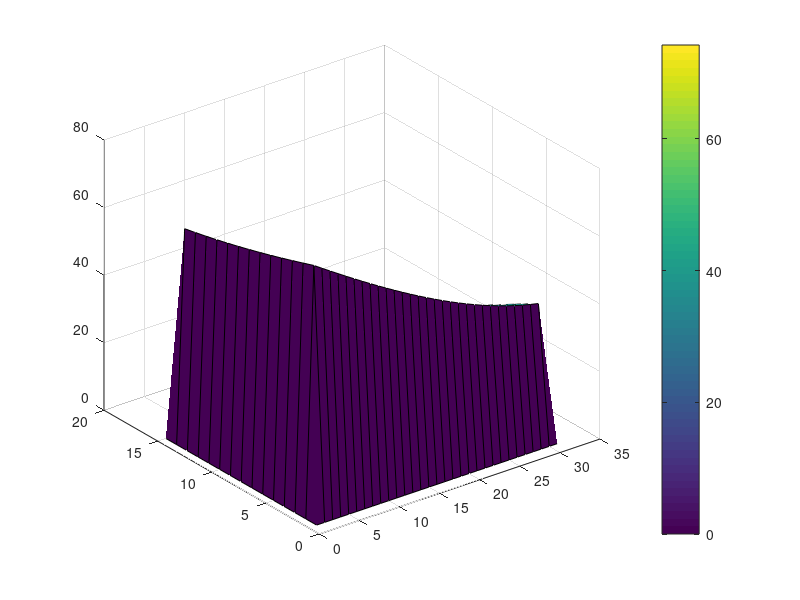

Write MATLAB code to recreate this figure. (Note: this script raises an error after producing the figure.)
clc
clear all
close all

% Calculates E(x,y,k,theta) from energy balance equation.

% The equation to solve is:
% E(x,y,k,th)_{n+1} = E(x,y,k,th)_n + delt * (-Cg cos(th)dE/dx -Cg sin(th)dE/dy + Sin + Snl - Sds).
% Dimensions of x, y, k, th are m, n, ,o, p.

%%%%%%%%%%%%%%%%%%%%%%%%%%%%%%%%%%%%%%%%%%%%%%%%%%%%%%%%%%%%%%%%%%%%%%%%%%%%%%%%%%%%%%%%%%%%%%%%%%%%%%%%%%%%%%%%%%%%%%%%%%%%%%%%%%%%%
%%%%%%%%%%%%%%%%%%%%%%%%%%%%%%%%%%%%%%%%%%%%%%%%%%%%%%%%%%%%%%%%%%%%%%%%%%%%%%%%%%%%%%%%%%%%%%%%%%%%%%%%%%%%%%%%%%%%%%%%%%%%%%%%%%%%%
tic
% prepare log file for commands
dfile=[datestr(now,'mmddyyyy_HHMMSS'),'_FetchLaws.txt'];
diary(dfile);
diary on;

% create output directory for results
parentFolder = fileparts(pwd);
TitanResults = sprintf('%s\\Titan%s', pwd);
if ~exist(TitanResults, 'dir')
  mkdir(TitanResults);
end


%% MODEL SET UP %%

%% global constants %%
kappa = 0.4; % Von-Karman constant

%% grid %%
m = 31; % number of gridpoints in x-direction
n = 15; % number of gridpoints in y-direction
p = 288; % number of angular (th) bins. Note: p must be factorable by 8 for octants.
o = 25; % numner pf frequency bins

%% delt:
mindelt = 0.0001; % Minimum delt to minimize oscillations of delt to very small values
maxdelt = 2000.0; % Limit of delt to prevent large values as wind ramps up at startup

%% frequency limits:
f1 = 0.05;
f2=35;

%% frequency bins
oa = 7; % top bin advected
ol = 1:oa; % bin numbers for long frequencies
os = oa+1:o; % bin numbers for short frequencies.
op = [p/2+1:p 1:p/2]; % opposite direction from p 
orm = p:-1:1; % reflected directions (100% reflection at y-boundaries)

% wind profile:
zref = 20; % reference height for wind speed [m]
z = 10; % height of measured wind speed [m]
wfac = 0.035; % winddrift fraction of Uz 

%% LAKE OF INTEREST %%
% Titan, Punga Mare
long = 29; % longitude
lati = 8; % latitude
nu = 0.0031/1e4; % kinematic viscotity [m2/s] for pure methane
sfcT = 0.018; % surface tension of lake [N/m]
rhow = 465; % density of liquid [kg/m3]

%% TITAN CONSTANTS %%
sfcpress = 1.5*[101300]; % surface pressure [Pa].
sfctemp = 92; % surface temperature [K]
kgmolwt = 0.028; % gm molecular weight [Kgm/mol]
RRR = 8.314; % Universal gas constant [J/K/mol]
rhoa = sfcpress*kgmolwt/(RRR*sfctemp); % air density [kg/m3]
g = 1.35; % gravity [m/s2]
nua = 0.0126/1e4; % atmospheric gas viscosity [m2/s]
rhorat = rhoa/rhow; % air/water density ratio

%% WIND CLIMATE %%
gust = 0; % Gust factor applied to wind at each time step
UUvec = [0.4:1:6]; % wind velocities of interest [m/s]
wind_direction = 0; % direction of incoming wind
Cd=1.2*ones(n,n); % coefficient of friction is uniform over entire grid at 1.2

%% wavenumber:
kutoff = 1000; % wavenumber cut-off due to Kelvin-Helmholtz
kcg = sqrt(g*rhow/sfcT); % wavenumber of slowest waves aka capillary-gravity wave minimum
kcgn = 1.0*kcg; % n power min is not shifted wrt kcg
kcga = 1.15*kcg; % a min is shifted above kcg

%% wave angle
waveang = ([0:p-1]-p/2+0.5)*(360/p)*(pi/180);
waveang = repmat(waveang,[o 1 m n]);
waveang=shiftdim(waveang,2);

% theta
th = ([0:p-1]-p/2+0.5)*(360/p)*(pi/180);
tth = ([0:p-1])*(360/p)*(pi/180); % angular difference between short waves and longer waves.

%% indices for refraction rotation.
cw = [p 1:p-1];
ccw = [2:p 1];

%% upwave indices for advective term.
xp = [1 1:m-1];
yp = [1 1:n-1];
xm = [2:m m];
ym = [2:n n];

%% not sure?
cp = find(cos(th) > 0);
cm = find(cos(th) < 0);
sp = find(sin(th) > 0);
sm = find(sin(th) < 0);

% reshape not sure
cth = repmat(cos(th),[o 1 m n]);
cth=shiftdim(cth,2);
sth = repmat(sin(th),[o 1 m n]);
sth=shiftdim(sth,2);
cth2 = repmat(cos(tth).^2,[o 1 m n]);
cth2=shiftdim(cth2,2);

%% facs (fraction?)
mss_fac = 240; % MSS adjustment to Sdiss. 2000 produces very satisfactory overshoot, 400 does not
Sds_fac = 1.0;% This is fac with variable power nnn in Sds.
Sdt_fac = 0.001;
Sbf_fac = 0.002;% Select for bottom roughness. 0.004 is for smooth sandy bottom as in GOM.

%% Geographic deltas
Delx = 1000.0; % Titan [m]
Dely = 1000.0; % Titan [m]
dely = Dely*ones(m,n,o,p);
delx = Delx*ones(m,n,o,p);
mindelx = min(squeeze(delx(1,:,1,1)));

%% Time to run model
numdays = 1;
Time = 10000; % full time to run
Tsteps =2; % number of times run?
slostart = 1; % what is this?

% for saving data
file = 1; % for filename 

% something
explim = 0.1;

%%%%%%%%%%%%%%%%%%%%%%%%%%%%%%%%%%%%%%%%%%%%%%%%%%%%%%%%%%%%%%%%%%%%%%%%%%%%%%%%%%%%%%%%%%%%%%%%%%%%%%%%%%%%%%%%%%%%%%%%%%%%%%%%%%%%%
%%%%%%%%%%%%%%%%%%%%%%%%%%%%%%%%%%%%%%%%%%%%%%%%%%%%%%%%%%%%%%%%%%%%%%%%%%%%%%%%%%%%%%%%%%%%%%%%%%%%%%%%%%%%%%%%%%%%%%%%%%%%%%%%%%%%%
%% LAKE GEOMETRY

% LAKE EXAMPLE 1: Constant Depth
%D = 100*ones(m,n); % constant liquid depth [m]

% LAKE EXAMPLE 2: Conical Island (how is this a cone?)

ccm=36; % x-location of island
ccn=26; % y-location of island

D=zeros(m,n); % initialize depth array

for j1=1:m
    for j2=1:n
        D(j1,j2) = 2*abs((j1-ccm) + 1i*(j2-ccn)) - 9;
    end
end


D(D<=0) = 0; % all negative depths should be set to zero

% lateral boundaries are absorptive
D(:,1)=0;
D(1,:)= 0;
D(:,end)=0;
D(end,:)=0;

%% ocean currents
Uer=0*D + 0.0; % Eastward current [m/s]
Uei=0*D + 0.0; % Northward current [m/s]

%% PLOT OF BATHYMETRY
[xplot,yplot] = meshgrid(1:m,1:n);
figure;
surf(xplot',yplot',D,'EdgeColor','k')
myc = colorbar;
myc.Label.String = 'Liquid Depth [m]';
title('Lake Model Bathymetry')


%%%%%%%%%%%%%%%%%%%%%%%%%%%%%%%%%%%%%%%%%%%%%%%%%%%%%%%%%%%%%%%%%%%%%%%%%%%%%%%%%%%%%%%%%%%%%%%%%%%%%%%%%%%%%%%%%%%%%%%%%%%%%%%%%%%%%
%%%%%%%%%%%%%%%%%%%%%%%%%%%%%%%%%%%%%%%%%%%%%%%%%%%%%%%%%%%%%%%%%%%%%%%%%%%%%%%%%%%%%%%%%%%%%%%%%%%%%%%%%%%%%%%%%%%%%%%%%%%%%%%%%%%%%

%% Snl %%

% dominant frequency (I think)
dlnf=(log(f2)-log(f1))/(o-1);
f = exp(log(f1)+[0:o-1]*dlnf);
dom = 2*pi*dlnf.*f;

% diffusion in two frequencies (bf1, bf2) and in two directions (bt1, bt2)
%   bf1 + bf2 = 1
%   bt1 + bt2 = 1
bf1 = exp(-15.73*dlnf*dlnf);
bf2 = exp(-15.73*4*dlnf*dlnf); 
bf1a = bf1/(bf1 + bf2);
bf2 = bf2/(bf1 + bf2);
bf1 = bf1a;

% Compute Snl_fac (downshifting is not a function of A)
A = exp(dlnf);
B = A.*A;
fac = bf1.*(1-1/B) + bf2.*(1-1./B.^2);
Snl_fac = ((1.0942/A)^1.9757)/fac;

fprintf('Snl_fac: %.3f\n',Snl_fac);


%%%%%%%%%%%%%%%%%%%%%%%%%%%%%%%%%%%%%%%%%%%%%%%%%%%%%%%%%%%%%%%%%%%%%%%%%%%%%%%%%%%%%%%%%%%%%%%%%%%%%%%%%%%%%%%%%%%%%%%%%%%%%%%%%%%%%
%%%%%%%%%%%%%%%%%%%%%%%%%%%%%%%%%%%%%%%%%%%%%%%%%%%%%%%%%%%%%%%%%%%%%%%%%%%%%%%%%%%%%%%%%%%%%%%%%%%%%%%%%%%%%%%%%%%%%%%%%%%%%%%%%%%%%

%% Sdiss %%

% initialize for computing wavenumbers at each depth in the x,y grid

wn(:,:,:) = ones(m,n,o);
nnn(:,:,:) = ones(m,n,o);
ann(:,:,:) = ones(m,n,o);

addpath 'C:\Users\schne\OneDrive\Desktop\Main\Work\MIT\Github_Repos\umwm_titan' % need to add wavegkt() function call

for jm = 1:m
    for jn = 1:n
        if D(jm,jn) > 0
            wn(jm,jn,:) = WAVEKgT(f,D(jm,jn),g,sfcT,rhow,1e-4); % wave number 
            nnn(jm,jn,:) = 1.2 + 1.3*(abs(2 - (1+3*(wn(jm,jn,:)./kcgn).^2)./(1+(wn(jm,jn,:)./kcgn).^2)).^2.0); % Power of Sds
            ann(jm,jn,:) = 0.04 + 41.96*(abs(2 - (1+3*(wn(jm,jn,:)./kcga).^2)./(1+(wn(jm,jn,:)./kcga).^2)).^4.0); % Power of Sds
        end
    end
end

% reshape the matrix
wn = repmat(wn,[1 1 1 p]);
nnn = repmat(nnn,[1 1 1 p]);
ann = repmat(ann,[1 1 1 p]);
nnn = (2.53/2.5).*nnn;
nnninv = 1./nnn;
D=repmat(D,[1 1 o p]);
f=repmat(f',[1 p m n]);
f=shiftdim(f,2);
dom=repmat(dom',[1 p m n]);
dom=shiftdim(dom,2);


% wave phase velocity
c=(2*pi*f)./wn;
c(D<=0) = 0; % set phase velocity for negative depth to zero

% wave celerity
Cg=zeros(size(c)); % initialize
Cg(D>0) = c(D>0)./2.*(1 + 2*wn(D>0).*D(D>0)./sinh(2*wn(D>0).*D(D>0)) + 2*sfcT.*wn(D>0)./rhow./(g./wn(D>0) + sfcT.*wn(D>0)./rhow)); % Group velocity for all waves [m/s]
Cg(D<=0) = 0;
cgmax = max(max(max(max(Cg))));

% wave frequency?
dwn = ones(m,n,o,p); 
dwn(D>0)=dom(D>0)./abs(Cg(D>0));

% half wavelength
l2=abs(c)./f/2; %wavelength/2;
lz=abs(c)./f/2/pi; % wavelength/2/pi: kz = 1 for drift current action;

% Set half wavelength terms > zref equal to zref 
l2(l2 > zref) = zref;
lz(lz > zref) = zref;

%%%%%%%%%%%%%%%%%%%%%%%%%%%%%%%%%%%%%%%%%%%%%%%%%%%%%%%%%%%%%%%%%%%%%%%%%%%%%%%%%%%%%%%%%%%%%%%%%%%%%%%%%%%%%%%%%%%%%%%%%%%%%%%%%%%%%
%%%%%%%%%%%%%%%%%%%%%%%%%%%%%%%%%%%%%%%%%%%%%%%%%%%%%%%%%%%%%%%%%%%%%%%%%%%%%%%%%%%%%%%%%%%%%%%%%%%%%%%%%%%%%%%%%%%%%%%%%%%%%%%%%%%%%

E = zeros(m,n,o,p); % initializing the energy term in x,y,k,theta with zeros
% Set delt by Courant condition (to enforce stability during time evolution in the finite differencing scheme)
Ccg = Cg + Uer.*cth + Uei.*sth;
delt = 0.7 * mindelx / cgmax; % advection is limited by the Courant condition for stability


% save data to mat file
eval(['save Titan/Titan_',int2str(file),'_ref m n o p f f wn dwn D Uei Uer Cg c delx dely waveang'])
file = file - 1;


%%%%%%%%%%%%%%%%%%%%%%%%%%%%%%%%%%%%%%%%%%%%%%%%%%%%%%%%%%%%%%%%%%%%%%%%%%%%%%%%%%%%%%%%%%%%%%%%%%%%%%%%%%%%%%%%%%%%%%%%%%%%%%%%%%%%%
%%%%%%%%%%%%%%%%%%%%%%%%%%%%%%%%%%%%%%%%%%%%%%%%%%%%%%%%%%%%%%%%%%%%%%%%%%%%%%%%%%%%%%%%%%%%%%%%%%%%%%%%%%%%%%%%%%%%%%%%%%%%%%%%%%%%%

idx = 1; % for frame for gif

for iii = 1:numel(UUvec) % iterate through all wind velocities of interest

    
    file = file + 1; % used for saving data to a specific filename and number
    modt = 0; % something for the time iteration

    U = UUvec(iii).*ones(m,n); % initialize wind vector to have same velocity everywhere on the grid
    Cd = 1.2*ones(m,n); % initialize Cd

    U_z = U + 0.005; % need this small addition to avoid division by zero

    windir =  repmat(wind_direction*ones(m,n),[1 1 o p]); % direction vector map of incoming wind (here it is set to be all uniform direction)

    Cd(U>11) = 0.49 +.065.*U(U>11); % for some reason
    Cd=Cd./1000; % for some reason

%%%%%%%%%%%%%%%%%%%%%%%%%%%%%%%%%%%%%%%%%%%%%%%%%%%%%%%%%%%%%%%%%%%%%%%%%%%%%%%%%%%%%%%%%%%%%%%%%%%%%%%%%%%%%%%%%%%%%%%%%%%%%%%%%%%%%

    for t = 1:Tsteps

        sumt = 0; % used for iterating 
        tplot = -1; % counter for plotting a figure every tenth loop
        Newdelt = []; % initialize something

%%%%%%%%%%%%%%%%%%%%%%%%%%%%%%%%%%%%%%%%%%%%%%%%%%%%%%%%%%%%%%%%%%%%%%%%%%%%%%%%%%%%%%%%%%%%%%%%%%%%%%%%%%%%%%%%%%%%%%%%%%%%%%%%%%%%%

        while((Time - sumt) > 0)

            tplot = tplot + 1;

            % wind velocity profile above an interface
            if gust ~= 0 
                U = U.*(1 + gust*randn(size(U))); % adds a random gust to the wind vector field
            end
            Ul = real(U_z.*sqrt(Cd)); % wind friction velocity 
            Ustar = Ul; % save copy to use elsehwere
            U_10 = 2.5*Ustar.*log(10/z) + U_z; % wind velocity profile according to the Law of the Wall
            ustarw = Ustar .* sqrt(rhorat); % something related to shear stress
            Ud = - repmat(ustarw,[1 1 o p])./kappa.*log(lz/z);

            % reshape matrix
            Ul = repmat(Ul,[1 1 o p]);
            U = repmat(U_z,[1 1 o p]);
            Ul = 2.5*Ul.*log(l2/z) + U ;    

            %calculate wind input as a fraction of stress.
            %   Ul = (Ucos(th)-c-drift*cos(phi)).^
            Uer = zeros(size(D)); % need to update this if we want to add it in (why is D include time in dimensions?)
            Uei = zeros(size(D)); % need to update this if we want to add it in
            Ul(D>0)=abs(Ul(D>0).*cos(windir(D>0)-waveang(D>0))-c(D>0)-Ud(D>0).*cos(windir(D>0)-waveang(D>0))-Uer(D>0).*cth(D>0)-Uei(D>0).*sth(D>0))...
                .*(Ul(D>0).*cos(windir(D>0)-waveang(D>0))-c(D>0)-Ud(D>0).*cos(windir(D>0)-waveang(D>0))-Uer(D>0).*cth(D>0)-Uei(D>0).*sth(D>0));

            % adjust input to lower value when waves overrun the wind (as wave speed approaches wind speed the energy extraction becomes less efficient)
            Ula = Ul; % saving a copy
            Ul = 0.11*Ul; % for some reason
            Ul(Ul<0) = Ula(Ul<0)*0.03;% where is this fraction from? UGS
            Ul(cos(windir-waveang)<0) = Ula(cos(windir-waveang)<0)*0.015;% Waves against wind.

 %%%%%%%%%%%%%%%%%%%%%%%%%%%%%%%%%%%%%%%%%%%%%%%%%%%%%%%%%%%%%%%%%%%%%%%%%%%%%%%%%%%%%%%%%%%%%%%%%%%%%%%%%%%%%%%%%%%%%%%%%%%%%%%%%%%%%
            %% Sin -- INPUT TERM

            % input to energy spectrum
            Sin = zeros(size(Ul)); % initialize input
            Sin(D>0) = rhorat*(Ul(D>0).*2*pi.*f(D>0).*wn(D>0)./(g+sfcT.*wn(D>0).*wn(D>0)./rhow));
            % limit energy going into spectrum once waves outrun the wind by using a heavyside function
            Heavyside = ones(size(E)); % ones everywhere until waves outrun the wind
            Heavyside(Sin < 0 & E < 1e-320) = 0;  % zeroed out           
            Sin = Heavyside.*Sin;
            % set Sin = 0 at the land boundaries 
            Sin(D<=0) = 0;
 %%%%%%%%%%%%%%%%%%%%%%%%%%%%%%%%%%%%%%%%%%%%%%%%%%%%%%%%%%%%%%%%%%%%%%%%%%%%%%%%%%%%%%%%%%%%%%%%%%%%%%%%%%%%%%%%%%%%%%%%%%%%%%%%%%%%%
            %% Sds -- DISSIPATION TERM
            %   (1) turbulent dissipation: Sdt = 4 nu_t k^2
            %   (2) bottom friction: Sbf
            for tj = 1:p
                short(:,:,:,tj) = sum(E.*cth2(:,:,:,rem([1:p]-tj+p,p)+1),4)*(360/p)*(pi/180); % something
            end
            short = (cumsum((wn.^3.*short.*dwn),3)-wn.^3.*short.*dwn); % integrated up

            % Calculate turbulent dissipation
            Sdt(:,:,:,:) = repmat(Ustar,[1 1 o p]);
            Sdt = Sdt_fac*sqrt(rhorat).*Sdt.*wn;
            % Calculate bottom friction
            Sbf = zeros(m,n,o,p); % initialize
            Sbf(D>0) = Sbf_fac*wn(D>0)./sinh(2*wn(D>0).*D(D>0));

            % Calculate full dissipation term
            Sds = zeros(size(Sin)); % initialize
            Sds(D>0) = abs(ann(D>0)*2*pi.*f(D>0).*(1+mss_fac*short(D>0)).^2.*(wn(D>0).^4.*E(D>0)).^(nnn(D>0)));
            % set Sds = 0 at land boundaries
            Sds(D<=0) = 0; % LINE 469
 %%%%%%%%%%%%%%%%%%%%%%%%%%%%%%%%%%%%%%%%%%%%%%%%%%%%%%%%%%%%%%%%%%%%%%%%%%%%%%%%%%%%%%%%%%%%%%%%%%%%%%%%%%%%%%%%%%%%%%%%%%%%%%%%%%%%%
            %% Snl -- NON-LINEAR TERM

            Snl = zeros(m,n,o,p); % initialize
            % Spread Snl to 2 next longer wavenumbers exponentially decaying as distance from donating wavenumber
            Snl(:,:,1:end-1,:) = bf1*Snl_fac*(Sds(:,:,2:end,:).*E(:,:,2:end,:).*wn(:,:,2:end,:).*dwn(:,:,2:end,:));
            Snl(:,:,1:end-2,:) = Snl(:,:,1:end-2,:) + bf2*Snl_fac*(Sds(:,:,3:end,:).*E(:,:,3:end,:).*wn(:,:,3:end,:).*dwn(:,:,3:end,:));
            % Renormalize to receiving wavenumber and bandwidth
            Snl(:,:,:,:) = Snl(:,:,:,:)./(wn(:,:,:,:).*dwn(:,:,:,:));
            Snl(:,:,:,:) = Snl(:,:,:,:) - Snl_fac*(Sds(:,:,:,:).*E(:,:,:,:));
            % set Snl = 0 at land
            Snl(D <= 0) = 0;
            
            % Sds_wc -- WHITE-CAPPING DISSIPATION

            Sds_wc = Sds; % make copy of dissipation term
            % Add viscous, turbulent and plunging dissipation after calculation of Snl
            Sds(D>0) = coth(0.2*wn(D>0).*D(D>0)).*Sds(D>0) + Sdt(D>0) + Sbf(D>0) + 4*nu*wn(D>0).^2;
 %%%%%%%%%%%%%%%%%%%%%%%%%%%%%%%%%%%%%%%%%%%%%%%%%%%%%%%%%%%%%%%%%%%%%%%%%%%%%%%%%%%%%%%%%%%%%%%%%%%%%%%%%%%%%%%%%%%%%%%%%%%%%%%%%%%%%
            %% TIME EVOLUTION FOR NEXT MODEL STE{ 

            aa = Sin(:,:,ol,:) - Sds(:,:,ol,:); % input - dissipation
            aa = aa(D(:,:,ol,:)>0); % ignore values on land
            aa = max(abs(aa(:))); % maximum difference between input and dissipation
            aaa = explim; % explim = 0.1 

            % if the dissipation term is zero then do something to aa term whatever that is
            if isnan(aa) == 1
                aa = aaa/maxdelt;
            end

            % new time evolution step (I think)
            newdelt = max([aaa/aa mindelt]);
            % newdelt = delt to give max of 50% growth or decay
            newdelt=min([newdelt maxdelt (Time-sumt) delt]);

            fprintf('newdelt: %.3f\n',newdelt);

            sumt = sumt + newdelt; % total time
            modt = modt + newdelt; % model time 
 %%%%%%%%%%%%%%%%%%%%%%%%%%%%%%%%%%%%%%%%%%%%%%%%%%%%%%%%%%%%%%%%%%%%%%%%%%%%%%%%%%%%%%%%%%%%%%%%%%%%%%%%%%%%%%%%%%%%%%%%%%%%%%%%%%%%%
            %% ENERGY SPECTRUM (PART ONE) -- Sin - 4*nu*k^2 - Sbg

            E1 = zeros(size(E)); % initialize 
            E2(:,:,:,:) = zeros(m,n,o,p); % intialize 
            cath = ones(size(Sds)); % intialize

            fac_exp=(Sin(:,:,ol,:) - Sds(:,:,ol,:)); % exponential term for long waves
            E1(:,:,ol,:) = E(:,:,ol,:).*exp(newdelt*fac_exp); % Long waves.
            E1(:,:,ol,:) = E1(:,:,ol,:) + newdelt*Snl(:,:,ol,:); % add nonlinear term
              
            cath(D>0)=coth(0.2*wn(D>0).*D(D>0));

            fij = find((Sin(:,:,:,:) - 4*nu*wn(:,:,:,:).^2 - Sdt(:,:,:,:) - Sbf(:,:,:,:)) > 0); % index where Sin - 4*nu*k^2 - Sbg is greater than zero
            E2(fij) = wn(fij).^(-4).*((Sin(fij)-4*nu*wn(fij).^2 - Sdt(fij) - Sbf(fij))./(cath(fij).*ann(fij)*2*pi.*f(fij).*(1+mss_fac*short(fij)).^2)).^(nnninv(fij)); 
            
            % set land boundaries to zero
            E2(D<=0) = 0;
            E1(D<=0) = 0;
            % set negative energy to zero
            E2(E2<0) = 0;
            E1(E1<0) = 0;

            E1(:,:,os,:) = E2(:,:,os,:);

            % energy term is complex but amplitude is real
            E1=real(E1);
            E1(E1 < 0)=0;
            % set land boundaries to zero
            E1(D <= 0)=0;
            E(D <= 0)=0;
            % E=(E+E1)/2
            E(:,:,os,:) = E1(:,:,os,:);
            E(:,:,ol,:) = (E(:,:,ol,:)+E1(:,:,ol,:))/2;
%%%%%%%%%%%%%%%%%%%%%%%%%%%%%%%%%%%%%%%%%%%%%%%%%%%%%%%%%%%%%%%%%%%%%%%%%%%%%%%%%%%%%%%%%%%%%%%%%%%%%%%%%%%%%%%%%%%%%%%%%%%%%%%%%%%%%     
            %% ENERGY SPECTRUM (PART TWO) -- Advection term

            advect=zeros(m,n,o,p); % initialize advection
        
            Ccg = Cg + Uer.*cth + Uei.*sth; % group velocity

            % Upwave advection with account taken of varying delx and dely
            advect(:,:,ol,cp)=advect(:,:,ol,cp)+(Ccg(:,:,ol,cp).*cth(:,:,ol,cp).*E(:,:,ol,cp).*dely(:,:,ol,cp)...
                - Ccg(xp,:,ol,cp).*cth(xp,:,ol,cp).*E(xp,:,ol,cp).*dely(xp,:,ol,cp))...
                ./((dely(xp,:,ol,cp) + dely(:,:,ol,cp)).*(delx(xp,:,ol,cp) + delx(:,:,ol,cp)))*4;

            advect(:,:,ol,cm)=advect(:,:,ol,cm)+(Ccg(xm,:,ol,cm).*cth(xm,:,ol,cm).*E(xm,:,ol,cm).*dely(xm,:,ol,cm)...
                - Ccg(:,:,ol,cm).*cth(:,:,ol,cm).*E(:,:,ol,cm).*dely(:,:,ol,cm))...
                ./((dely(:,:,ol,cm) + dely(xm,:,ol,cm)).*(delx(:,:,ol,cm) + delx(xm,:,ol,cm)))*4;
            
            advect(:,:,ol,sp)=advect(:,:,ol,sp)+(Ccg(:,:,ol,sp).*sth(:,:,ol,sp).*E(:,:,ol,sp).*delx(:,:,ol,sp)...
                - Ccg(:,yp,ol,sp).*sth(:,yp,ol,sp).*E(:,yp,ol,sp).*delx(:,yp,ol,sp))...
                ./((dely(:,yp,ol,sp) + dely(:,:,ol,sp)).*(delx(:,yp,ol,sp) + delx(:,:,ol,sp)))*4;
            
            advect(:,:,ol,sm)=advect(:,:,ol,sm)+(Ccg(:,ym,ol,sm).*sth(:,ym,ol,sm).*E(:,ym,ol,sm).*delx(:,ym,ol,sm)...
                - Ccg(:,:,ol,sm).*sth(:,:,ol,sm).*E(:,:,ol,sm).*delx(:,:,ol,sm))...
                ./((dely(:,:,ol,sm) + dely(:,ym,ol,sm)).*(delx(:,:,ol,sm) + delx(:,ym,ol,sm)))*4;
            
            % include advection in energy calculation
            E1(:,:,ol,:) = E1(:,:,ol,:) - newdelt*advect(:,:,ol,:);

            % clean up energy term
            E1(D <= 0)=0; % set land boundaries to zero
            E1=real(E1); % real value amplitude
            E1(E1<0)=0; % negative energy to zero
            E1(D <= 0)=0; % land boundaries to zero
%%%%%%%%%%%%%%%%%%%%%%%%%%%%%%%%%%%%%%%%%%%%%%%%%%%%%%%%%%%%%%%%%%%%%%%%%%%%%%%%%%%%%%%%%%%%%%%%%%%%%%%%%%%%%%%%%%%%%%%%%%%%%%%%%%%%%
            %% ENERGY SPECTRUM (PART THREE) -- ROTATION IN WAVE-CURRENT INTERACTION

            % Refraction including wave-current interaction
            Crot(:,:,ol,:)=(c(xm,:,ol,:)-c(xp,:,ol,:)).*sth(:,:,ol,:)./(delx(xm,:,ol,:)+delx(xp,:,ol,:))...
                -(c(:,ym,ol,:)-c(:,yp,ol,:)).*cth(:,:,ol,:)./(dely(:,ym,ol,:)+dely(:,yp,ol,:));
            
            % Determine if rotation is clockwise or counter clockwise
            Crotcw = zeros(size(Crot)); % initialize
            Crotccw = zeros(size(Crot)); % initialize

            Crotccw(Crot>0) = Crot(Crot>0); % if crot is positive then ccw rotation
            Crotcw(Crot<0) = Crot(Crot<0); % if crot is negative than cw rotation

            Crotccw(Crotccw > (360/p)/newdelt) = (360/p)/newdelt; % something
            Crotcw(Crotcw < -1*(360/p)/newdelt) = -1*(360/p)/newdelt; % something

            % include rotation term in energy spectrum
            E1(:,:,ol,cw) = E1(:,:,ol,cw) - newdelt*Crotcw(:,:,ol,:).*E(:,:,ol,:)/(360/p);
            E1(:,:,ol,:) = E1(:,:,ol,:) + newdelt*Crotcw(:,:,ol,:).*E(:,:,ol,:)/(360/p);
            E1(:,:,ol,ccw) = E1(:,:,ol,ccw) + newdelt*Crotccw(:,:,ol,:).*E(:,:,ol,:)/(360/p);
            E1(:,:,ol,:) = E1(:,:,ol,:) - newdelt*Crotccw(:,:,ol,:).*E(:,:,ol,:)/(360/p);

            % clean up energy term
            E1(E1 < 0)=0; % set negative energy to zero
            E1(D <= 0)=0; % set land boundaries to zero 
            E=real(E1); % only consider the real component amplitude
            E(isnan(E)) = 0; % set all nan balues to zero
            E1 = E; % what is the difference between E, E1, and E2?
            E(D <= 0)=0; % set land boundaries to zero
%%%%%%%%%%%%%%%%%%%%%%%%%%%%%%%%%%%%%%%%%%%%%%%%%%%%%%%%%%%%%%%%%%%%%%%%%%%%%%%%%%%%%%%%%%%%%%%%%%%%%%%%%%%%%%%%%%%%%%%%%%%%%%%%%%%%%
            %% FORM STRESS SPECTRUM

            tauE = sum(wn.*E.*Sin.*cth./c,4)*(360/p)*(pi/180); % wind shear stress spectrum east 
            tauN = sum(wn.*E.*Sin.*sth./c,4)*(360/p)*(pi/180); % wind shear stress spectrum north

            mtail = 0.000112*U_10.*U_10 - 0.01451.*U_10 - 1.0186; % wind speed dependant tail of a slope pinned to the highest wavenumber
            wnh = squeeze(wn(:,:,o,1)); % highest wavenumber

            % include tail to spectrum
            tauE = rhow*(sum((g+sfcT.*squeeze(wn(:,:,:,1)).^2./rhow).*squeeze(dwn(:,:,:,1)).*tauE,3) + ...
                (g+sfcT.*squeeze(wn(:,:,o,1)).^2./rhow).*squeeze(tauE(:,:,o)).*wnh.^(-mtail).*(kutoff.^(mtail+1)-wnh.^(mtail+1))./(mtail+1)); % eastern spectrum
            tauN = rhow*(sum((g+sfcT.*squeeze(wn(:,:,:,1)).^2./rhow).*squeeze(dwn(:,:,:,1)).*tauN,3) + ...
                (g+sfcT.*squeeze(wn(:,:,o,1)).^2./rhow).*squeeze(tauN(:,:,o)).*wnh.^(-mtail).*(kutoff.^(mtail+1)-wnh.^(mtail+1))./(mtail+1)); % northern spectrum


            % frictional velocity at surface 
            Ustar_smooth = reshape(smooth_nu((1-wfac)*U_z(:),z,nua),m,n);
            Ustar_smooth = (Ustar_smooth./U_z).^2;
            Ustar_smooth = U_z.^2.*(0.3333*Ustar_smooth + 0.6667*(Ustar_smooth.^2)./(Ustar_smooth + Cd));

            %Cds =  Ustar_smooth; % save a copy

            % include the frictional velocity term in the shear stress
            tauE = tauE + rhoa*Ustar_smooth.*cos(squeeze(windir(:,:,1,1))); % shear stress to east 
            tauN = tauN + rhoa*Ustar_smooth.*sin(squeeze(windir(:,:,1,1))); % shear stress to north 

            % from the definition of shear stress and law of the wall
            Cd = abs(tauE + 1i*tauN)./rhoa./(U_z.^2); % stress coefficient
%%%%%%%%%%%%%%%%%%%%%%%%%%%%%%%%%%%%%%%%%%%%%%%%%%%%%%%%%%%%%%%%%%%%%%%%%%%%%%%%%%%%%%%%%%%%%%%%%%%%%%%%%%%%%%%%%%%%%%%%%%%%%%%%%%%%%
            %% SIGNIFIGANT HEIGHT & MEAN SLOPE RESULT

            % Integrate spectrum to find significant height 
            ht = sum(dwn.*wn.*E,4)*(360/p)*(pi/180);
            ht = sum(ht,3);
            ht = 4*sqrt(abs(ht));

            % Integrate spectrum to find mean slope 
            ms = sum(dwn.*wn.^3.*E,4)*(360/p)*(pi/180);
            ms = sum(ms,3);
            ms = sqrt(ms);
            
%%%%%%%%%%%%%%%%%%%%%%%%%%%%%%%%%%%%%%%%%%%%%%%%%%%%%%%%%%%%%%%%%%%%%%%%%%%%%%%%%%%%%%%%%%%%%%%%%%%%%%%%%%%%%%%%%%%%%%%%%%%%%%%%%%%%%
            %% PEAK FREQUENCY


%%%%%%%%%%%%%%%%%%%%%%%%%%%%%%%%%%%%%%%%%%%%%%%%%%%%%%%%%%%%%%%%%%%%%%%%%%%%%%%%%%%%%%%%%%%%%%%%%%%%%%%%%%%%%%%%%%%%%%%%%%%%%%%%%%%%%
            %% PLOTTING 

           %if rem(tplot,10) == 0 % plot every 10th time step
                
                % Omnidirectional wavenumber spectrum 
                figure;
                semilogx(squeeze(wn(2,lati,:,p/2)),squeeze(sum(wn([2:4:m],lati,:,:).*E([2:4:m],lati,:,:),4)*(360/p)*(pi/180))','*-');
                grid on;
                title(['Omni directional wavenumber spectra along latitude ',num2str(lati),'. Time = ',num2str(modt/3600),' Hours'])
                
                % SUBPLOTS:
                % (1) Drag coefficient vs Fetch
                figure;
                subplot(321);
                plot(Cd(:,lati).*(U_z(:,lati)./U_10(:,lati)).^2,'.-');
                xlabel('Fetch')
                ylabel('Drag Coefficient')
                grid on;
                
                % (2) k*Sin
                subplot(322);
                semilogx(squeeze(wn(long,lati,:,10)),squeeze(sum(wn(long,lati,:,:).^2.*Sin(long,lati,:,:).*E(long,lati,:,:),4))*(360/p)*(pi/180),'*-');
                title('k*Sin');
                grid on;
                
                % (3a) k*Sds(b) 
                subplot(323);
                semilogx(squeeze(wn(long,lati,:,10)),squeeze(sum(wn(long,lati,:,:).^2.*Sds(long,lati,:,:).*E(long,lati,:,:),4))*(360/p)*(pi/180),'*-');
                hold on;
                
                % (3b) k*Sdt(g)
                subplot(323);
                semilogx(squeeze(wn(long,lati,:,10)),squeeze(sum(wn(long,lati,:,:).^2.*Sdt(long,lati,:,:).*E(long,lati,:,:),4))*(360/p)*(pi/180),'*-g');
                
                % (3c) k*Sbf(r)
                subplot(323);
                semilogx(squeeze(wn(long,lati,:,10)),squeeze(sum(wn(long,lati,:,:).^2.*Sbf(long,lati,:,:).*E(long,lati,:,:),4))*(360/p)*(pi/180),'*-r');
                title('k*Sds(b), k*Sdt(g), k*Sbf(r)');
                grid on
                hold off;

                % (4) k*Snl
                subplot(324);
                semilogx(squeeze(wn(long,lati,:,10)),squeeze(sum(wn(long,lati,:,:).^2.*Snl(long,lati,:,:),4))*(360/p)*(pi/180),'*-');
                title('k*Snl');
                grid on;

                % (5) k*Spectrum
                subplot(325);
                semilogx(squeeze(wn(long,lati,:,10)),squeeze(sum(wn(long,lati,:,:).^2.*E(long,lati,:,:),4))*(360/p)*(pi/180),'*-');
                title('k*spectrum');
                grid on;

                % (6) Sig H and Mean Slope
                subplot(326);
                plot(1:m,ht(:,lati),'.-')
                hold on;
                plot(1:m,ms(:,lati),'--r')
                hold off;
                title('Sig H and Mean Slope')
                grid on;

                % Signifigant Height 
                [xplot,yplot] = meshgrid(1:m,1:n);
                figure;
                surf(xplot',yplot',ht,'EdgeColor','k')
                myc = colorbar;
                myc.Label.String = 'Sig H [m]';
                title(['Sig Wave Height for u = ',num2str(UUvec(iii)),' m/s'])
                frame = getframe(gcf);
                im{idx} = frame2im(frame);
                idx = idx + 1;

                % Integrate spectrum  over wavenumber to plot directional plot of 10th wavelength
                Wavel = sum(squeeze(wn(:,:,10,:)).*squeeze(E(:,:,10,:).*dwn(:,:,10,:)),3)./sum(squeeze(E(:,:,10,:).*dwn(:,:,10,:)),3);
                Wavel = 2*pi./Wavel;Wavel = Wavel.^(0.25); % Wavelength to 1/4 power
                % Direction of one wavelength
                KD = squeeze(sum(dwn(:,:,10,:).*E(:,:,10,:),3));
                Dir_sin = sum(KD.*squeeze(sin(waveang(:,:,10,:))),3)./sum(KD,3);
                Dir_cos = sum(KD.*squeeze(cos(waveang(:,:,10,:))),3)./sum(KD,3); 
                mdir = atan2(Dir_sin,Dir_cos);
                
                figure;
                quiver(Wavel'.*cos(mdir'),Wavel'.*sin(mdir'),0.8,'c');
                title(['Sig.Ht. and \lambda^{1/4}. Time = ',num2str(modt/3600),' Hours'])
                
                figure;
                contour(ht',20)
                myc = colorbar;
                myc.Label.String = 'Sig H [m]';
                grid on;
                title(['Sig.Ht. Time = ',num2str(modt/3600),' Hours'])

                
           %end
           close all;
           cgmax = max(max(max(max((E>1e-320).*Cg)))); % Adjust cgmax for active energy components
            
        end

        % print time update to screen 
        fraction_time_completed = t/Tsteps;
        ttime=toc;
        hours_to_complete = Tsteps/t*ttime/3600;

        fprintf('fraction time completed: %.2f\n',fraction_time_completed);
        fprintf('Seconds so far: %i\n',ttime);
        fprintf('Hours remaining: %.2f\n',hours_to_complete);

        % save data from loop to .mat file
        eval(['save Titan/Titan_',int2str(file),'_',int2str(t),' E ht f oa Cd Sds Sds_wc Sin Snl Sdt Sbf ms'])

    end

    % print wind speeds completed so far to screen
    %[minval,minind] = min(abs(UUvec-U));
    %disp(['Finished Wind Speed ' num2str(UU) ' m/s (' num2str(minind) ' Of ' num2str(numel(UUvec)) ' )']);

end

idx_end = idx;
filename = 'SigH.gif'; % Specify the output file name
for idx = 1:idx_end-1
    [A,map] = rgb2ind(im{idx},256);
    if idx == 1
        imwrite(A,map,filename,'gif','LoopCount',Inf,'DelayTime',1);
    else
        imwrite(A,map,filename,'gif','WriteMode','append','DelayTime',1);
    end
end
diary off; % close logging function
